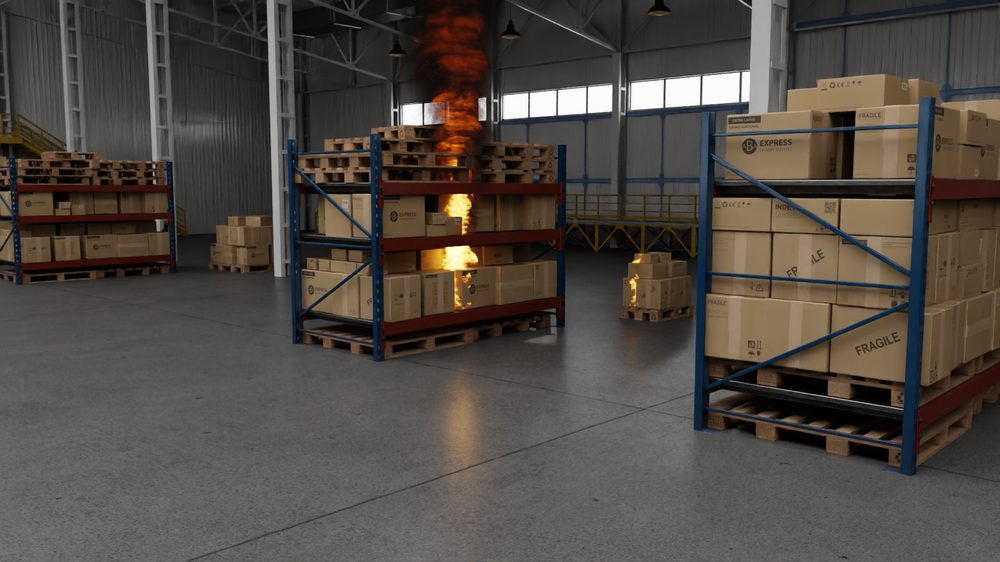
#> input picture CVL_Assignment02/dataset/17.png, 1000 x 562 px, shrunk from 1920 x 1080 before the run; its folder holds 4 pictures in this run
$ jupyter execute CVL_Assignment02.ipynb
#> lines starting #> are read from the running program, lines starting #| are printed output that depends on the picture
[cell 1]
import numpy as np
import cv2
import matplotlib.pyplot as plt
from glob import glob
from scipy.stats import norm

[cell 2]
images = [img for img in glob("dataset/*.png") if '_mask.png' not in img]

[cell 3]
def estimate_fire_background_pdfs(images):
    fire_values, bkg_values = [], []

    for img_path in images:
        mask_path = img_path.replace('.png', '_mask.png')
        gt = cv2.imread(mask_path, 0)
        if gt is None:
            continue

        img = cv2.imread(img_path)
        hsv = cv2.cvtColor(img, cv2.COLOR_BGR2HSV)
        H, S, V = hsv[:, :, 0], hsv[:, :, 1], hsv[:, :, 2]
        H_norm, S_norm, V_norm = H / 180.0, S / 255.0, V / 255.0

        # Probabilitas sederhana bahwa piksel merupakan api
        P_fire = (1 - H_norm) * S_norm * V_norm

        # === Visualisasi Histogram Nilai P_fire per Citra ===
        hsv = cv2.cvtColor(img, cv2.COLOR_BGR2HSV)
        H, S, V = hsv[:,:,0], hsv[:,:,1], hsv[:,:,2]
        H_norm, S_norm, V_norm = H / 180.0, S / 255.0, V / 255.0
        P_fire = (1 - H_norm) * S_norm * V_norm

        plt.figure(figsize=(6,4))
        plt.hist(P_fire[gt > 0].flatten(), bins=50, color='red', alpha=0.6, label='Piksel Api (GT)')
        plt.hist(P_fire[gt == 0].flatten(), bins=50, color='blue', alpha=0.6, label='Latar Belakang')
        plt.axvline(opt_thresh, color='k', linestyle='--', label=f'Ambang = {opt_thresh:.3f}')
        plt.title(f"Distribusi Nilai P_fire\n{img_path.split('/')[-1]}")
        plt.xlabel("Nilai P_fire (0–1)")
        plt.ylabel("Frekuensi Piksel")
        plt.legend()
        plt.grid(True, linestyle='--', alpha=0.5)
        plt.tight_layout()
        plt.show()

        # Simpan nilai piksel berdasarkan label ground truth
        fire_values.extend(P_fire[gt > 128].flatten())      # piksel api
        bkg_values.extend(P_fire[gt <= 128].flatten())      # piksel non-api

    # Fitting distribusi Gaussian untuk setiap kelompok
    fire_mean, fire_std = np.mean(fire_values), np.std(fire_values)
#> fire_mean = nan; fire_std = nan
    bkg_mean, bkg_std = np.mean(bkg_values), np.std(bkg_values)

    print(f"Distribusi Api: μ={fire_mean:.4f}, σ={fire_std:.4f}")
#| Distribusi Api: μ=nan, σ=nan
    print(f"Distribusi Latar Belakang: μ={bkg_mean:.4f}, σ={bkg_std:.4f}")

    return (fire_mean, fire_std), (bkg_mean, bkg_std)

[cell 4]
def derive_optimal_threshold(fire_params, bkg_params, p_fire=0.01):
    mu_f, sigma_f = fire_params
    mu_b, sigma_b = bkg_params

    x = np.linspace(0, 1, 500)
    p_fire_vals = norm.pdf(x, mu_f, sigma_f)
    p_bkg_vals = norm.pdf(x, mu_b, sigma_b)

    # Titik potong di mana peluang kedua kelas sama besar
    ratio = (p_fire_vals * p_fire) - (p_bkg_vals * (1 - p_fire))
    idx = np.argmin(np.abs(ratio))
    threshold = x[idx]

    print(f"Ambang Optimal (Maximum Likelihood): {threshold:.4f}")

    # Visualisasi distribusi
    plt.figure(figsize=(7,5))
    plt.plot(x, p_bkg_vals, color='blue', label='P(x | Background)')
    plt.plot(x, p_fire_vals, color='red', label='P(x | Fire)')
    plt.axvline(threshold, color='k', linestyle='--', label=f'Ambang = {threshold:.3f}')
    plt.title("Distribusi Probabilitas Piksel Api vs Latar Belakang")
    plt.xlabel("Nilai x (fitur / probabilitas api)")
    plt.ylabel("Kepadatan probabilitas (PDF)")
    plt.legend()
    plt.grid(True, linestyle='--', alpha=0.6)
    plt.tight_layout()
    plt.show()

    return threshold

[cell 5]
# [9 lines left out: function fire_probability_mask, not called in this run]

[cell 6]
# [4 lines left out: function IoU, not called in this run]

[cell 7]
# [16 lines left out: function draw_bounding_box, not called in this run]

[cell 8]
# [21 lines left out: function draw_processed_image, not called in this run]

[cell 9]
fire_params, bkg_params = estimate_fire_background_pdfs(images)
#> fire_params = (nan, nan); bkg_params = (nan, nan)
opt_thresh = derive_optimal_threshold(fire_params, bkg_params, p_fire=0.01)
#> in derive_optimal_threshold, `mu_f, sigma_f = fire_params`: mu_f = nan
#> in derive_optimal_threshold, `idx = np.argmin(np.abs(ratio))`: idx = 0
#| Ambang Optimal (Maximum Likelihood): 0.0000
#> in derive_optimal_threshold, `plt.show()`:
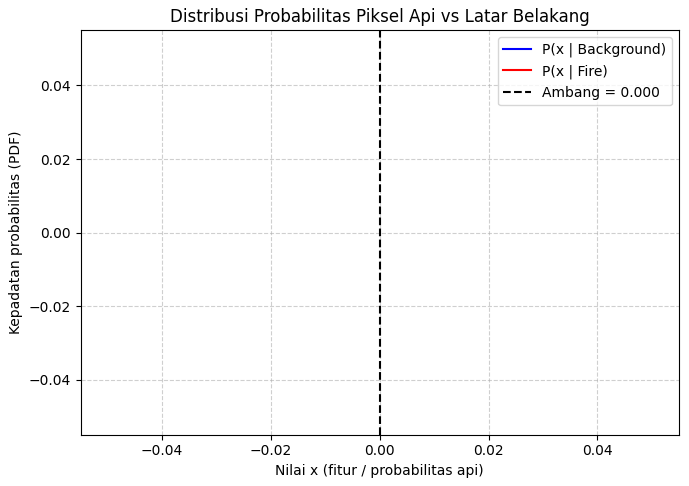
#> figure drawn by matplotlib, 1 panel
#> opt_thresh = 0

ious, accs = [], []

for img_path in images:
    print(f"Memproses citra: {img_path}")
#| Memproses citra: dataset/17.png
    img = cv2.imread(img_path)
#> img is the input picture: shape (562, 1000, 3); mean B, G, R 67.7, 73.4, 79.8
    mask_path = img_path.replace('.png', '_mask.png')
#> mask_path = 'dataset/17_mask.png'
    gt = cv2.imread(mask_path, 0)
    if gt is None:
        continue
    gt = (gt > 128).astype(np.uint8)

    pred = fire_probability_mask(img, opt_thresh)
    img_with_box = draw_bounding_box(img, pred)
    draw_processed_image(img, gt, pred, img_with_box, name=img_path.split('/')[-1])

    iou = IoU(pred, gt)
    acc = np.mean(pred == gt)
    print(f"IoU: {iou:.4f}, Akurasi: {acc:.4f}")
    ious.append(iou); accs.append(acc)

print(f"Rata-rata IoU: {np.mean(ious):.4f}")
print(f"Rata-rata Akurasi: {np.mean(accs):.4f}")
